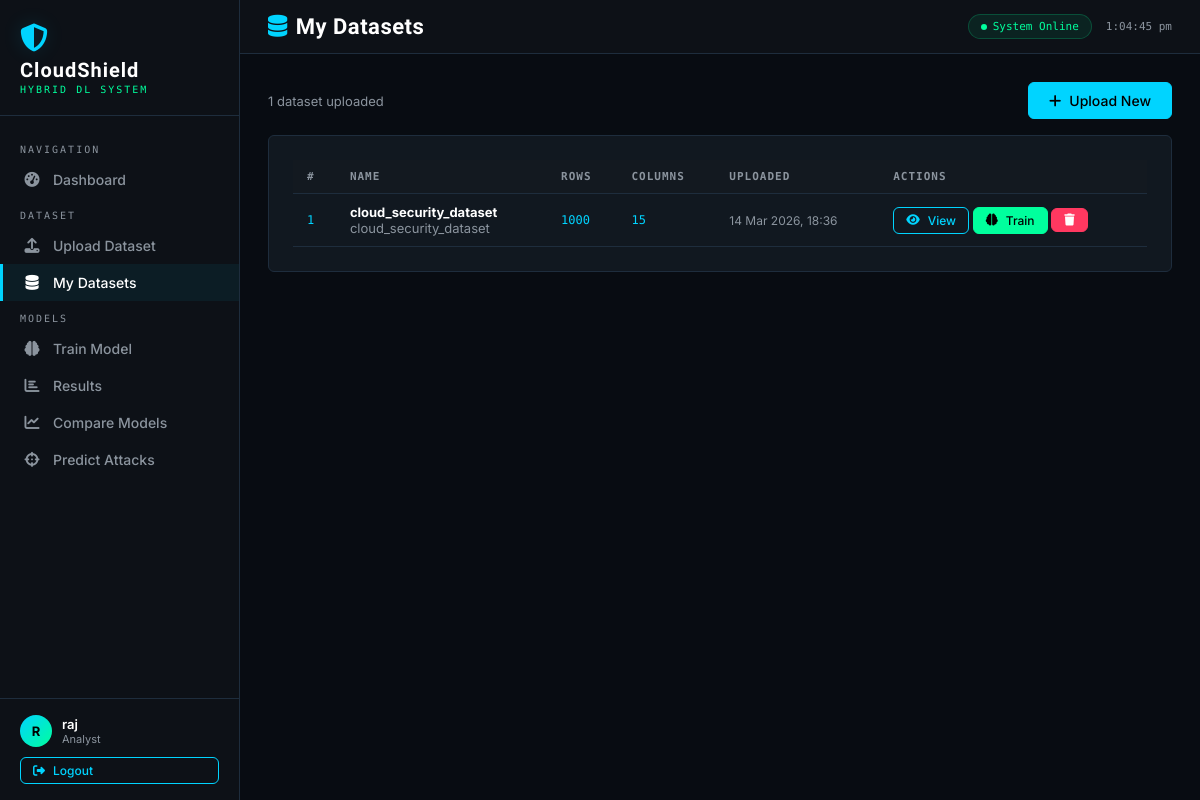
Page /dataset/list/ (signed in) on the committed database.
### dataset/models.py (models this page shows, shortened)
class Dataset(models.Model):
    name = models.CharField(max_length=200)
    file = models.FileField(upload_to='datasets/')
    uploaded_by = models.ForeignKey(User, on_delete=models.CASCADE)
    uploaded_at = models.DateTimeField(auto_now_add=True)
    rows = models.IntegerField(default=0)
    columns = models.IntegerField(default=0)
    description = models.TextField(blank=True)
    class Meta:
        ordering = ['-uploaded_at']

### dataset/views.py (the view)
# urls.py: path('list/', views.list_datasets, name='list_datasets'),
@login_required
def list_datasets(request):
    datasets = Dataset.objects.filter(uploaded_by=request.user)
    return render(request, 'dataset/list.html', {'datasets': datasets})

### templates/dataset/list.html (shortened to what this page needs)
{% extends 'base.html' %}
{% block page_title %}<i class="fas fa-database" style="color:var(--accent);margin-right:8px"></i>My Datasets{% endblock %}
{% block content %}
<div class="flex-between mb-4">
  <p class="text-muted">{{ datasets.count }} dataset{{ datasets.count|pluralize }} uploaded</p>
  <a href="{% url 'upload_dataset' %}" class="btn btn-primary"><i class="fas fa-plus"></i> Upload New</a>
</div>
{% if datasets %}
<div class="card">
  <div class="table-wrap">
    <table>
      <thead>
        <tr><th>#</th><th>Name</th><th>Rows</th><th>Columns</th><th>Uploaded</th><th>Actions</th></tr>
      </thead>
      <tbody>
        {% for ds in datasets %}
        <tr>
          <td class="mono">{{ forloop.counter }}</td>
          <td><strong style="color:#fff">{{ ds.name }}</strong>{% if ds.description %}<br><small class="text-muted">{{ ds.description|truncatechars:60 }}</small>{% endif %}</td>
          <td class="mono">{{ ds.rows }}</td>
          <td class="mono">{{ ds.columns }}</td>
          <td class="text-muted" style="font-size:12px">{{ ds.uploaded_at|date:"d M Y, H:i" }}</td>
          <td>
            <a href="{% url 'view_dataset' ds.pk %}" class="btn btn-outline btn-sm"><i class="fas fa-eye"></i> View</a>
            <a href="{% url 'train_model' %}?dataset={{ ds.pk }}" class="btn btn-success btn-sm"><i class="fas fa-brain"></i> Train</a>
            <a href="{% url 'delete_dataset' ds.pk %}" class="btn btn-danger btn-sm"><i class="fas fa-trash"></i></a>
          </td>
        </tr>
        {% endfor %}
      </tbody>
    </table>
  </div>
</div>
{% endif %}
{% endblock %}

### templates/base.html (shortened to what this page needs)
<!DOCTYPE html>
<html lang="en">
<head>
<link href="https://cdnjs.cloudflare.com/ajax/libs/font-awesome/6.5.0/css/all.min.css" rel="stylesheet">
</head>
<body>
{% if user.is_authenticated %}
<aside class="sidebar">
  <div class="sidebar-logo">
    <i class="fas fa-shield-halved logo-icon"></i>
    <div class="logo-text">CloudShield</div>
    <div class="logo-sub">HYBRID DL SYSTEM</div>
  </div>
  <nav class="sidebar-nav">
    <div class="nav-section-label">Navigation</div>
    <a href="{% url 'dashboard' %}" class="nav-link {% if request.resolver_match.url_name == 'dashboard' %}active{% endif %}">
      <i class="fas fa-tachometer-alt"></i> Dashboard
    </a>
    <div class="nav-section-label">Dataset</div>
    <a href="{% url 'upload_dataset' %}" class="nav-link {% if request.resolver_match.url_name == 'upload_dataset' %}active{% endif %}">
      <i class="fas fa-upload"></i> Upload Dataset
    </a>
    <a href="{% url 'list_datasets' %}" class="nav-link {% if request.resolver_match.url_name == 'list_datasets' %}active{% endif %}">
      <i class="fas fa-database"></i> My Datasets
    </a>
    <div class="nav-section-label">Models</div>
    <a href="{% url 'train_model' %}" class="nav-link {% if request.resolver_match.url_name == 'train_model' %}active{% endif %}">
      <i class="fas fa-brain"></i> Train Model
    </a>
    <a href="{% url 'all_results' %}" class="nav-link {% if request.resolver_match.url_name == 'all_results' %}active{% endif %}">
      <i class="fas fa-chart-bar"></i> Results
    </a>
    <a href="{% url 'compare_models' %}" class="nav-link {% if request.resolver_match.url_name == 'compare_models' %}active{% endif %}">
      <i class="fas fa-chart-line"></i> Compare Models
    </a>
    <a href="{% url 'predict' %}" class="nav-link {% if request.resolver_match.url_name == 'predict' %}active{% endif %}">
      <i class="fas fa-crosshairs"></i> Predict Attacks
    </a>
  </nav>
  <div class="sidebar-footer">
    <div class="user-info">
      <div class="avatar">{{ user.username.0|upper }}</div>
      <div>
        <div style="font-weight:600;color:#fff;font-size:13px;">{{ user.username }}</div>
        <div style="font-size:11px;color:var(--text2);">Analyst</div>
      </div>
    </div>
    <a href="{% url 'logout' %}" class="btn btn-outline btn-sm w-100">
      <i class="fas fa-sign-out-alt"></i> Logout
    </a>
  </div>
</aside>
{% endif %}
<div class="main-content" {% if not user.is_authenticated %}style="margin-left:0"{% endif %}>
  {% if user.is_authenticated %}
  <div class="topbar">
    <div class="topbar-title">{% block page_title %}Overview{% endblock %}</div>
    <div class="topbar-right">
      <div class="status-badge">
        <span class="status-dot"></span> System Online
      </div>
      <span style="font-family:var(--font-mono);font-size:11px;color:var(--text2);" id="clock"></span>
    </div>
  </div>
  {% endif %}
  <div class="page-body">
    {% block content %}{% endblock %}
  </div>
</div>
</body>
</html>

### rows in the picture
Dataset: name "cloud_security_dataset", description "cloud_security_dataset", rows "1000", columns "15", uploaded_at "14 Mar 2026, 18:36"

### other values in the picture
{{ user.username.0|upper }} "R"
{{ user.username }} "raj"
{{ datasets.count }} "1"
